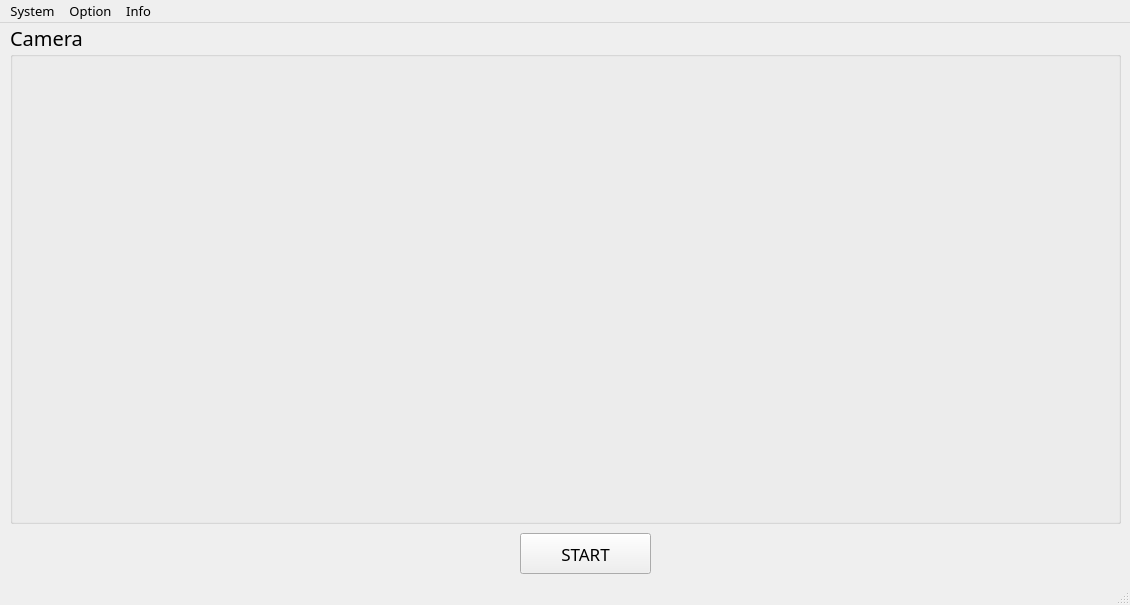
<?xml version="1.0" encoding="UTF-8"?>
<ui version="4.0">
 <class>MainWindow</class>
 <widget class="QMainWindow" name="MainWindow">
  <property name="geometry">
   <rect>
    <x>0</x>
    <y>0</y>
    <width>1130</width>
    <height>605</height>
   </rect>
  </property>
  <property name="minimumSize">
   <size>
    <width>1130</width>
    <height>605</height>
   </size>
  </property>
  <property name="maximumSize">
   <size>
    <width>1130</width>
    <height>605</height>
   </size>
  </property>
  <property name="windowTitle">
   <string>MainWindow</string>
  </property>
  <widget class="QWidget" name="centralwidget">
   <widget class="QGroupBox" name="Gr_Camera">
    <property name="geometry">
     <rect>
      <x>10</x>
      <y>0</y>
      <width>1111</width>
      <height>501</height>
     </rect>
    </property>
    <property name="font">
     <font>
      <family>MV Boli</family>
      <pointsize>15</pointsize>
     </font>
    </property>
    <property name="title">
     <string>Camera</string>
    </property>
    <widget class="QLabel" name="Show_Camera">
     <property name="geometry">
      <rect>
       <x>10</x>
       <y>30</y>
       <width>1091</width>
       <height>461</height>
      </rect>
     </property>
     <property name="styleSheet">
      <string notr="true"/>
     </property>
     <property name="text">
      <string/>
     </property>
    </widget>
   </widget>
   <widget class="QPushButton" name="Start">
    <property name="geometry">
     <rect>
      <x>520</x>
      <y>510</y>
      <width>131</width>
      <height>41</height>
     </rect>
    </property>
    <property name="font">
     <font>
      <family>MV Boli</family>
      <pointsize>13</pointsize>
     </font>
    </property>
    <property name="text">
     <string>START</string>
    </property>
   </widget>
  </widget>
  <widget class="QMenuBar" name="menubar">
   <property name="geometry">
    <rect>
     <x>0</x>
     <y>0</y>
     <width>1130</width>
     <height>28</height>
    </rect>
   </property>
   <property name="font">
    <font>
     <family>MV Boli</family>
     <pointsize>10</pointsize>
    </font>
   </property>
   <widget class="QMenu" name="menuSystem">
    <property name="title">
     <string>System</string>
    </property>
    <addaction name="separator"/>
    <addaction name="actionCamera"/>
    <addaction name="separator"/>
    <addaction name="actionImage"/>
   </widget>
   <widget class="QMenu" name="menuOption">
    <property name="title">
     <string>Option</string>
    </property>
    <addaction name="actionChange_Camera"/>
   </widget>
   <widget class="QMenu" name="menuInfo">
    <property name="title">
     <string>Info</string>
    </property>
    <addaction name="actionAuthor"/>
   </widget>
   <addaction name="menuSystem"/>
   <addaction name="menuOption"/>
   <addaction name="menuInfo"/>
  </widget>
  <widget class="QStatusBar" name="statusbar"/>
  <action name="actionCamera">
   <property name="text">
    <string>Camera</string>
   </property>
   <property name="font">
    <font>
     <family>MV Boli</family>
     <pointsize>10</pointsize>
    </font>
   </property>
   <property name="shortcut">
    <string>Ctrl+C</string>
   </property>
   <property name="shortcutContext">
    <enum>Qt::WindowShortcut</enum>
   </property>
  </action>
  <action name="actionImage">
   <property name="text">
    <string>Image</string>
   </property>
   <property name="font">
    <font>
     <family>MV Boli</family>
     <pointsize>10</pointsize>
    </font>
   </property>
   <property name="shortcut">
    <string>Ctrl+I</string>
   </property>
  </action>
  <action name="actionChange_Camera">
   <property name="text">
    <string>Change Camera</string>
   </property>
   <property name="font">
    <font>
     <family>MV Boli</family>
     <pointsize>10</pointsize>
    </font>
   </property>
   <property name="shortcut">
    <string>Ctrl+O</string>
   </property>
  </action>
  <action name="actionAuthor">
   <property name="text">
    <string>Author</string>
   </property>
   <property name="font">
    <font>
     <family>MV Boli</family>
     <pointsize>10</pointsize>
    </font>
   </property>
   <property name="shortcut">
    <string>Ctrl+I</string>
   </property>
  </action>
 </widget>
 <resources>
  <include location="../../Image_Gui/Predict_Age.qrc"/>
 </resources>
 <connections/>
</ui>
